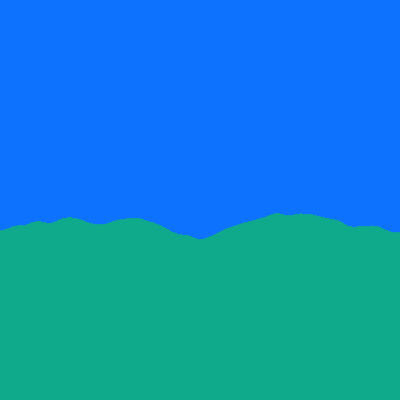
Frame 1 (no input)
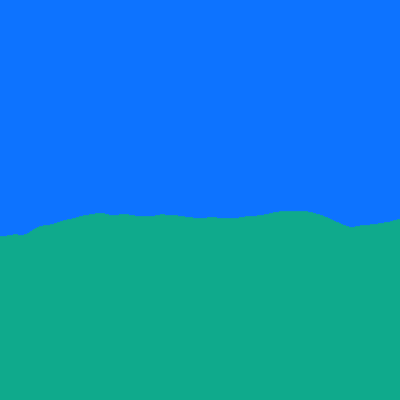
Frame 60 (the mouse pressed at the canvas centre just before this capture)
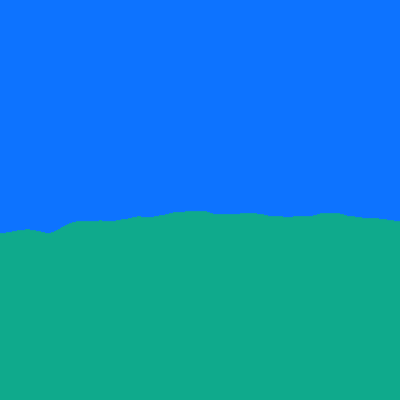
Frame 120 (the mouse held since frame 60 and released just before this capture)

The Processing sketch that drew these frames (run headless with seeded random() and noise(); from frame 60 on, the mouse is pressed at the canvas centre):

// Processing sketch: sun_cycle_on_ocean_horizon
// ── sun_cycle_on_ocean_horizon.pde
float time = 0;
float n = 0;
void setup() {
  size(400, 400); 
  background(#0D73FF);
  noFill();
}
void draw() {
  float x = 0;
  background(#0D73FF);
    fill(#FFC503);
  translate(200,250);
  rotate(n);
  ellipse(100,100,70,70);
  resetMatrix();
  while (x < width) {
    stroke(#0FAA8C);
    line(x, 200 + 50 * noise(x / 100, time), x, height);
    x = x + 1;
  }
  time = time + 0.01;

  n = n + 0.01;
}
